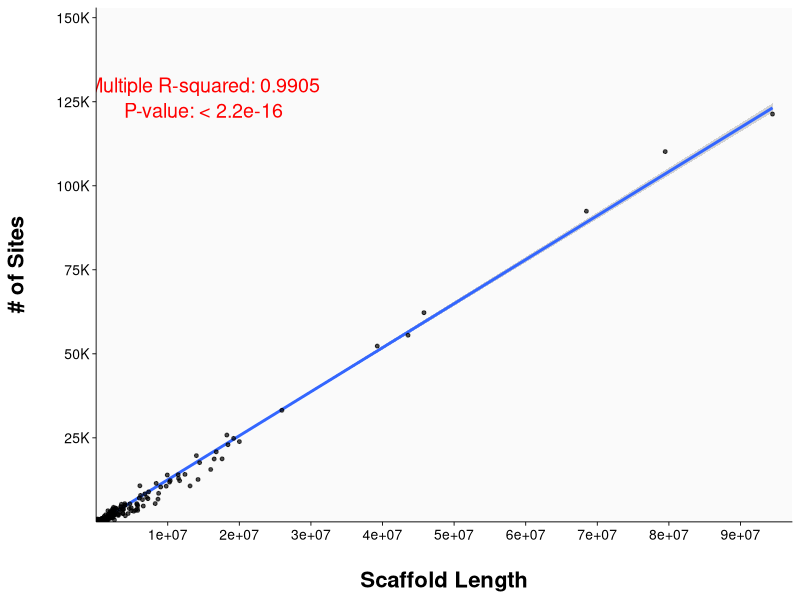
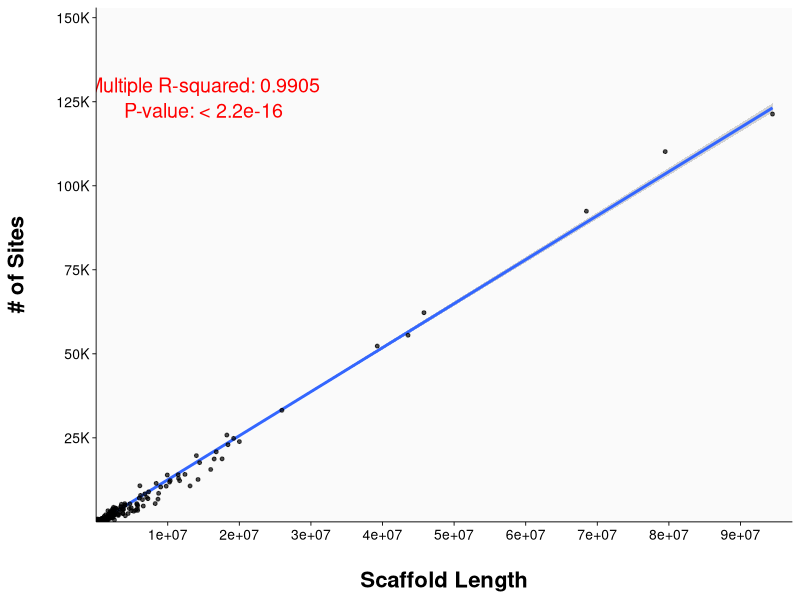

Generate these figures, in order, with R:
### To plot correlation between scaffold lengths and number of SNPs

setwd("/Users/hintze/Desktop/PhD\ Action\ Plan/Core\ Projects/Finishing/FPGP--FINAL/Analyses/FPGP--Stats/FPGP--SNP-Info/")

library(ggplot2)

a <- read.table("FPGP--GoodSamples--Article--Ultra.ScaffoldInfo_OnlyWithSites.txt")
colnames(a) <- c("Scaffold","ScaffoldLength", "NumberOfSites")

Regression <- lm(formula = a$ScaffoldLength ~ a$NumberOfSites, data = a)
summary(Regression)

ggplot(a,aes(ScaffoldLength, NumberOfSites)) + stat_smooth(method="lm") + geom_point(alpha=0.7, color="#000000", size=1) +
  annotate("text", label = "Multiple R-squared: 0.9905", x = 15000000, y = 130000, size = 5, colour = "#FF0000") +
  annotate("text", label = "P-value: < 2.2e-16", x = 15000000, y = 122500, size = 5, colour = "#FF0000") +
  scale_x_continuous("Scaffold Length",
                     breaks = c(10000000, 20000000, 30000000, 40000000, 50000000, 60000000, 70000000, 80000000, 90000000),
                     labels = c("1e+07", "2e+07", "3e+07", "4e+07", "5e+07", "6e+07", "7e+07", "8e+07", "9e+07"),
                     limits = c(0, 97250000),
                     expand = c(0,0)) +
  scale_y_continuous("# of Sites",
                     breaks = c(25000, 50000, 75000, 100000, 125000, 150000),
                     labels = c("25K", "50K", "75K", "100K", "125K", "150K"),
                     limits = c(0, 153000),
                     expand = c(0,0)) +
  theme(axis.text.x = element_text(size=10, color="#000000"),
        axis.text.y = element_text(size=10, color="#000000")) +
  theme(axis.title.x = element_text(size = 16, color="#000000", face="bold", margin = margin(t = 20, r = 0, b = 0, l = 0)),
        axis.title.y = element_text(size = 16, color="#000000", face="bold", margin = margin(t = 0, r = 20, b = 0, l = 0))) +
  theme(panel.background = element_rect(fill = '#FAFAFA')) +
  theme(axis.ticks.x = element_line(size=0.3, color="#000000"),
        axis.ticks.y = element_line(size=0.3, color="#000000")) +
  theme(panel.grid.major = element_blank(),
        panel.grid.minor=element_blank(), 
        axis.line=element_line(colour="#000000", size=0.3, color="#000000")) +
  theme(panel.border=element_blank())

ggsave("FPGP--GoodSamples--Article--Ultra.ScaffoldInfo_OnlyWithSites.pdf", height=2, width=4, scale=3.5, dpi = 1000)
